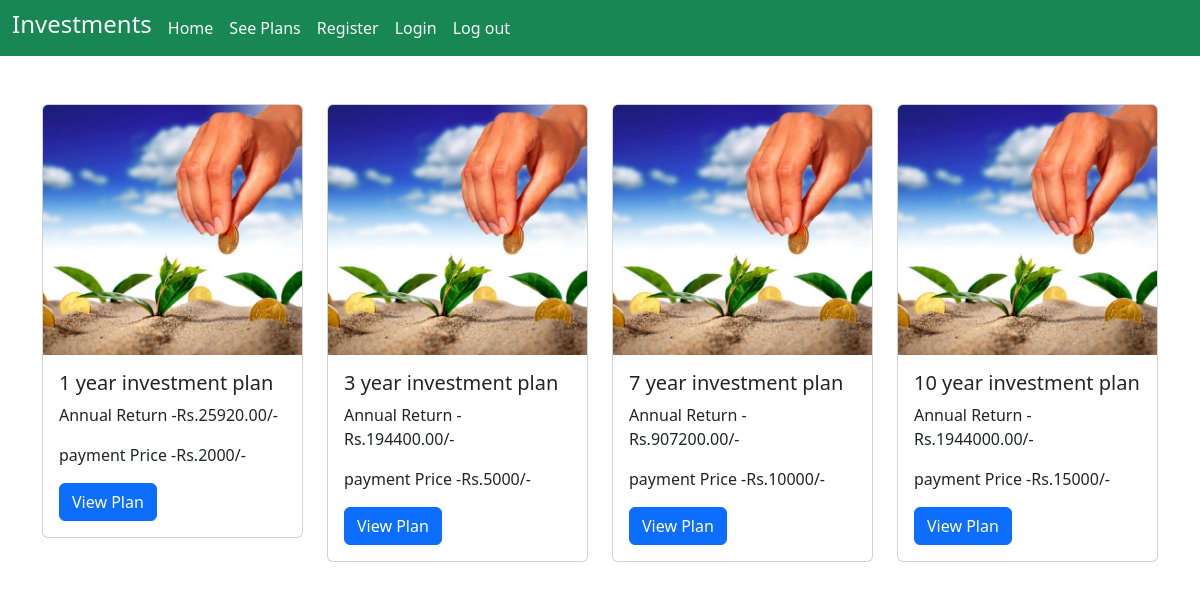
Page /show_investments/ (signed in) on the committed database.
### portfolio/models.py (models this page shows)
class Investment(models.Model):
    name = models.CharField(max_length=100)
    description = models.TextField()
    annual_return = models.DecimalField(max_digits=50, decimal_places=2)
    payment_price=models.IntegerField()
    razor_pay_order_id= models.CharField(max_length=100, null=True, blank=True)
    razor_pay_payment_id= models.CharField(max_length=100, null=True, blank=True)
    razor_pay_payment_signature= models.CharField(max_length=100, null=True, blank=True)

### portfolio/views.py (the view)
# urls.py: path('show_investments/', show_investments, name='show_investments'),
@login_required
def show_investments(request):
    data= Investment.objects.all()
    return render(request, 'portfolio/invest_details.html', context={'data':data})

### template/portfolio/invest_details.html
{% extends "Portfolio/home.html" %}
{% load static %}
{% block content %}
<div class="container mt-5">
    <div class="row mt-5">
     {% for i in data %}
     <div class="col-md-3">
       <div class="card">
         <img src="{% static 'images/1.jpg' %}" class="card-img-top" alt="..." height="250px;!important">
         <div class="card-body">
           <h5 class="card-title">{{i.name}}</h5>
           <p class="card-text">Annual Return -Rs.{{i.annual_return}}/-</p>
           <p class="card-text">payment Price -Rs.{{i.payment_price}}/-</p>
           <a href="{% url 'show_plan' i.id %}" class="btn btn-primary">View Plan</a>
         </div>
       </div>
     </div>
     {% endfor %}
    </div>
  </div>
{% endblock %}

### template/portfolio/home.html (shortened to what this page needs)
{% load static %}
<!DOCTYPE html>
<html lang="en">
<head>
    <link href="https://cdn.jsdelivr.net/npm/bootstrap@5.3.3/dist/css/bootstrap.min.css" rel="stylesheet">
</head>
<body>
    <nav class="navbar navbar-expand-lg navbar-light bg-success">
        <div class="container-fluid">
          <h4 class="text-light">Investments</h4>
          <div class="collapse navbar-collapse" id="navbarNavDropdown">
            <ul class="navbar-nav">
              <li class="nav-item">
                <a class="nav-link active ms-2 text-light" aria-current="page" href="{% url 'home' %}">Home</a>
              </li>
              <li class="nav-item">
                <a class="nav-link text-light" href="{% url 'show_investments' %}">See Plans</a>
              </li>
              <li class="nav-item">
                <a class="nav-link text-light" href="{% url 'register' %}">Register</a>
              </li>
              <li class="nav-item">
                <a class="nav-link text-light" href="{% url 'login' %}">Login</a>
              </li>
              <li class="nav-item">
                <a class="nav-link text-light" href="{% url 'logout' %}">Log out</a>
              </li>
            </ul>
          </div>
        </div>
      </nav>
    {% block content %}{% endblock %}
</body>
</html>

### rows in the picture
Investment: name "1 year investment plan", annual_return "25920.00", payment_price "2000"
Investment: name "3 year investment plan", annual_return "194400.00", payment_price "5000"
Investment: name "7 year investment plan", annual_return "907200.00", payment_price "10000"
Investment: name "10 year investment plan", annual_return "1944000.00", payment_price "15000"
